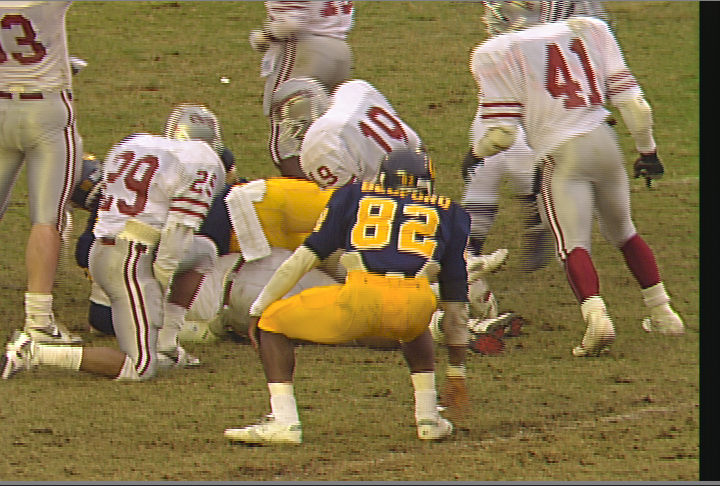
#> input picture lab4/original.png, 720 x 486 px
$ python ex2.py
#> lines starting #> are read from the running program, lines starting #| are printed output that depends on the picture
import cv2
import matplotlib.pyplot as plt


def plot_histogram(channel, title, color='black'):
    hist = cv2.calcHist([channel], [0], None, [256], [0, 256])
    plt.plot(hist, color=color)
    plt.title(title)
    plt.xlabel("Poziom jasności (0-255)")
    plt.ylabel("Liczba pikseli")
    plt.xlim([0, 256])


image = cv2.imread('../original.png')
#> image is the input picture: shape (486, 720, 3); mean B, G, R 78.4, 117.5, 135.5
image_rgb = cv2.cvtColor(image, cv2.COLOR_BGR2RGB)

# Konwersja do przestrzeni YCrCb
image_ycrcb = cv2.cvtColor(image, cv2.COLOR_BGR2YCrCb)
#> image_ycrcb: shape (486, 720, 3); mean of channels 0, 1, 2 118.5, 140.2, 105.4
y, cr, cb = cv2.split(image_ycrcb)
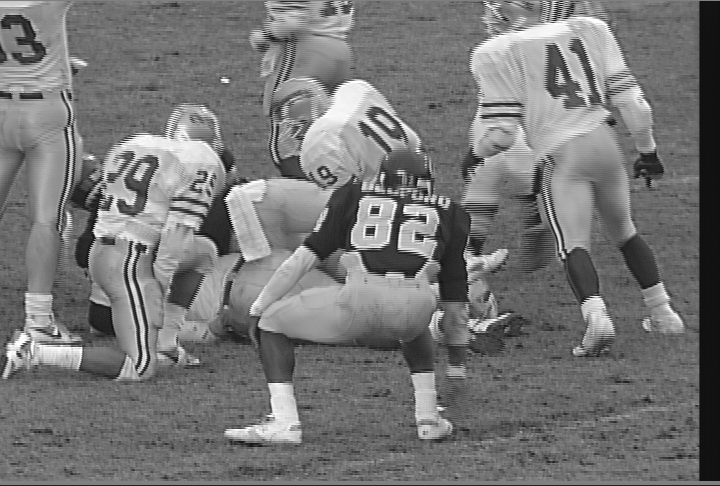
#> y: shape (486, 720); min 16, max 254, mean 118.5
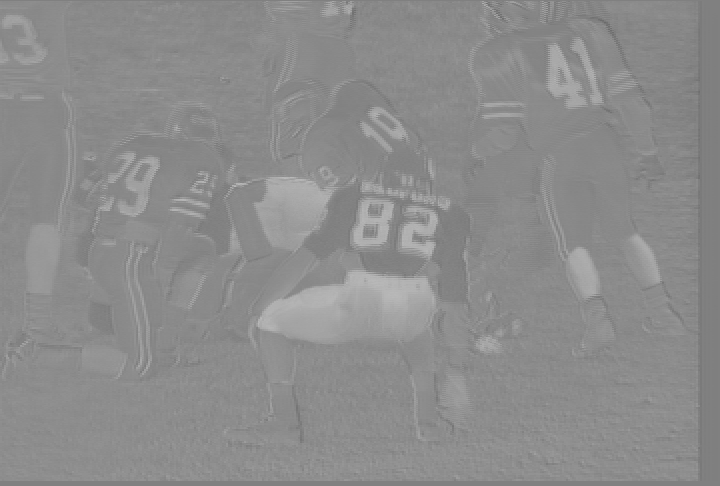
#> cr: shape (486, 720); min 106, max 185, mean 140.2
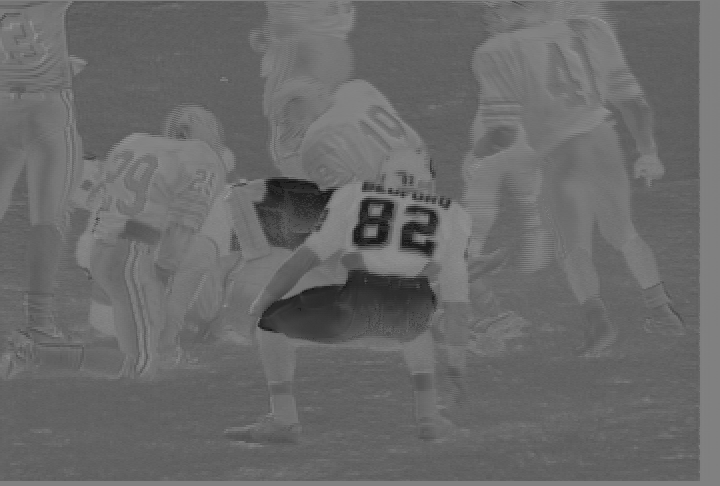
#> cb: shape (486, 720); min 19, max 158, mean 105.4

# Wyrównanie histogramu jasności
y_eq = cv2.equalizeHist(y)
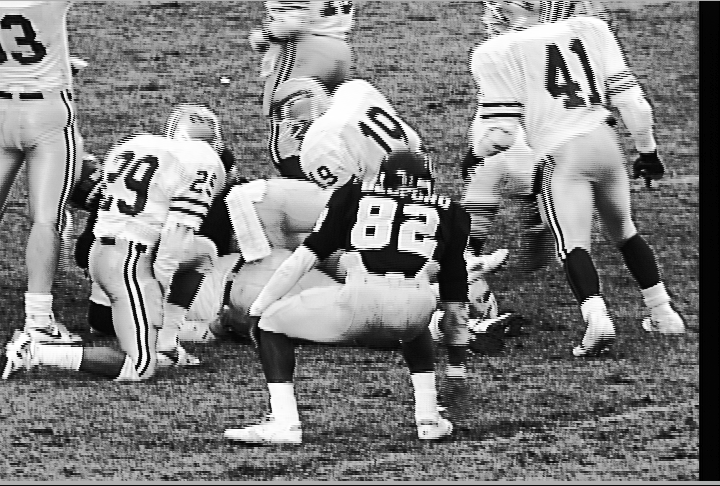
#> y_eq: shape (486, 720); min 0, max 255, mean 127.9

# Konwersja z powrotem do RGB
image_eq_ycrcb = cv2.merge((y_eq, cr, cb))
#> image_eq_ycrcb: shape (486, 720, 3); mean of channels 0, 1, 2 127.9, 140.2, 105.4
image_eq = cv2.cvtColor(image_eq_ycrcb, cv2.COLOR_YCrCb2RGB)
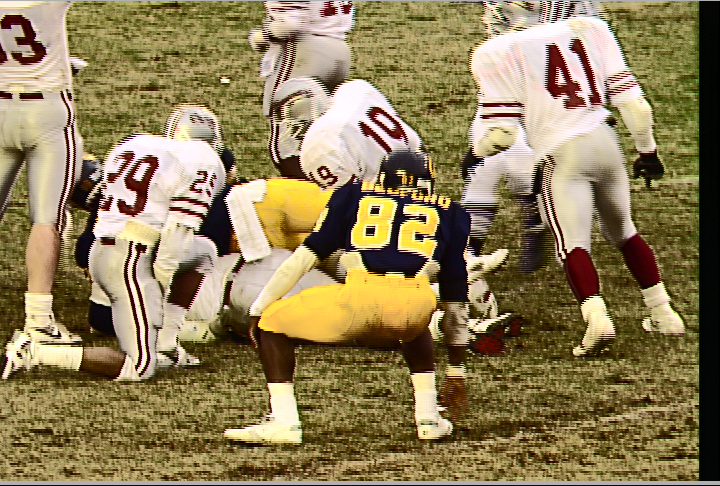
#> image_eq: shape (486, 720, 3); mean R, G, B 143.7, 127, 88.4

cv2.imwrite("image_equalized.png", cv2.cvtColor(image_eq, cv2.COLOR_RGB2BGR))

fig, axs = plt.subplots(2, 2, figsize=(12, 8))

# Obraz oryginalny
axs[0, 0].imshow(image_rgb)
axs[0, 0].set_title("Oryginalny obraz")
axs[0, 0].axis('off')

# Obraz po wyrównaniu histogramu
axs[0, 1].imshow(image_eq)
axs[0, 1].set_title("Po wyrównaniu histogramu")
axs[0, 1].axis('off')

# Histogram jasności oryginału
plt.subplot(2, 2, 3)
plot_histogram(y, "Histogram jasności - oryginał")
#> in plot_histogram, `hist = cv2.calcHist([channel], [0], None, [256], [0, 256])`: hist = 256 values, max 7713 at index 111, min 0 at index 0, mean 1366.9

# Histogram jasności po wyrównaniu
plt.subplot(2, 2, 4)
plot_histogram(y_eq, "Histogram jasności - wyrównany")

plt.tight_layout()
plt.savefig("histogram_comparison.png", dpi=300)
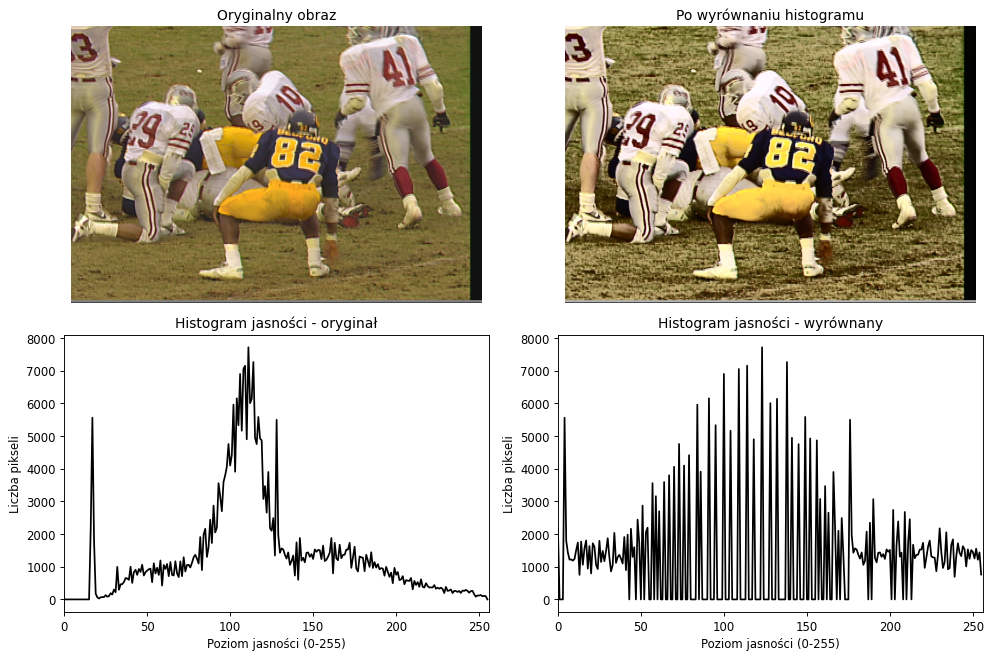
#> figure drawn by matplotlib, 4 panels; panel 3: curve peaks at x = 111, y = 7713; panel 4: curve peaks at x = 123, y = 7713
plt.show()
